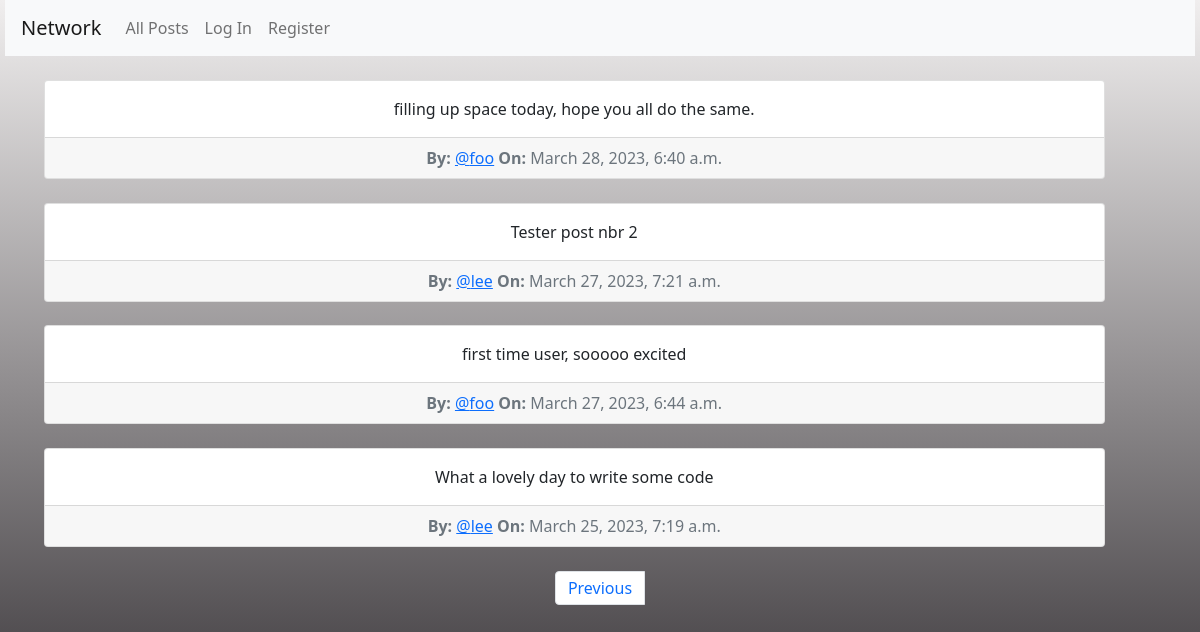
Screenshot of /?page=2 with the database file from the repository.
### network/models.py (models this page shows, shortened)
class Posts(models.Model):
    author = models.ForeignKey(User, on_delete=models.CASCADE, related_name="user")
    message = models.TextField(max_length=250)
    timeStamp = models.DateTimeField(auto_now_add=True)
    likes = models.IntegerField(default=0)

class User(AbstractUser):
    pass

### network/views.py (the view)
# urls.py: path("", views.index, name="index"),
def index(request):
    allpost = Posts.objects.all().order_by('-timeStamp')
    paginator = Paginator(allpost, 10)
    page_number = request.GET.get('page')
    page_obj = paginator.get_page(page_number)
    all_likes = Like.objects.all()
    posts_Liked = []
    try:
        for like in all_likes:
            if like.likedBy.id == request.user.id:
                posts_Liked.append(like.post_Liked.id)
    except:
        posts_Liked = []
    return render(request, "network/index.html", {
        "posts" : allpost,
        "page_obj" : page_obj,
        "posts_Liked" : posts_Liked
    })

### network/templates/network/index.html (shortened to what this page needs)
{% extends "network/layout.html" %}
{% load static %}
{% block body %}
    {% for post in page_obj %}
        <div id="eachPost" class="col-11">
            <div class="card text-center">
                <div class="card-body">
                    <p class="card-text" id="content_{{post.id}}" >{{post.message}} </p>
                </div>
                <div class="card-footer text-muted">
                    <strong>By: </strong>
                    <a href="{% url 'profile' post.author_id %}">@{{post.author}}</a>
                    <strong>On: </strong>{{post.timeStamp}}
                </div>
            </div>
        </div>
        {% endfor %}
        <nav aria-label="Page navigation example">
            <ul class="pagination justify-content-center">
              <li class="page-item">
                {% if page_obj.has_previous %}
                    <a class="page-link" href="?page={{ page_obj.previous_page_number }}">Previous</a>
                {% endif %}
              </li>
            </ul>
          </nav>
{% endblock %}

### network/static/network/styles.css (style rules this page uses)
html { height:100% }
body { height: 100%; padding-left: 5px; padding-right: 5px; background-image: linear-gradient( #f0eeee, rgb(41, 37, 41)); margin: 0; background-repeat: no-repeat; background-attachment: fixed; }
* { box-sizing: border-box; }
#eachPost { margin: 2%; }

### rows the page displays
Posts: message "filling up space today, hope you all do the same.", author "foo", timeStamp "March 28, 2023, 6:40 a.m."
Posts: message "Tester post nbr 2", author "lee", timeStamp "March 27, 2023, 7:21 a.m."
Posts: message "first time user, sooooo excited", author "foo", timeStamp "March 27, 2023, 6:44 a.m."
Posts: message "What a lovely day to write some code", author "lee", timeStamp "March 25, 2023, 7:19 a.m."
